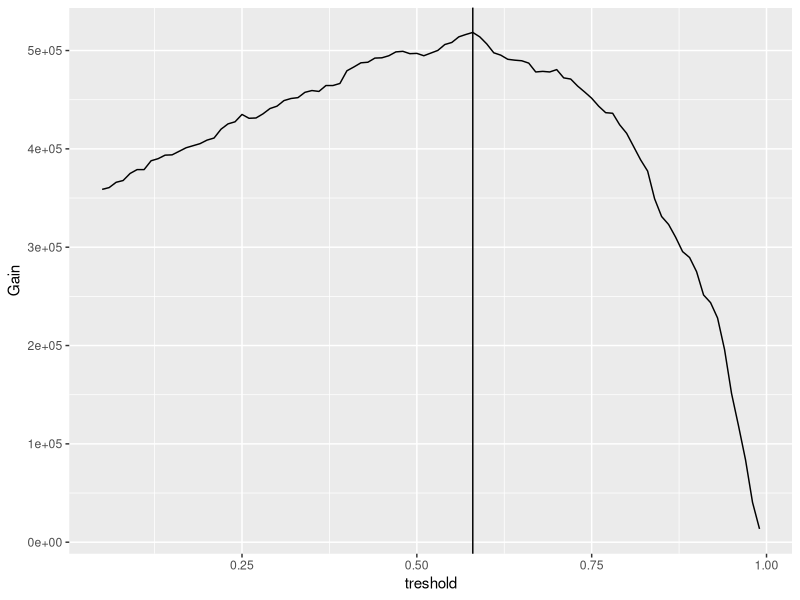

Recreate this plot in R.

library(caret)
library(ggplot2)
data("GermanCredit")

#testeer po reinstalacji gita

t.c<-trainControl(method = "repeatedcv", number = 5, repeats = 1)
in.train<-createDataPartition(y=GermanCredit$Class,p=0.7, list = FALSE)
train.data<-GermanCredit[in.train,]

m1<-glm(formula = Class~., data = train.data, family = binomial(link = "logit"))
m1<-step(m1, direction  = "both")

predicted.train<-stats::predict(m1,train.data, type = "response")

data2cutoff<-as.data.frame(cbind(train.data$Class, predicted.train))
data2cutoff$real<-ifelse(data2cutoff$V1==2,1,0)
data2cutoff<-data2cutoff[,-1]


score<-round(seq(min(data2cutoff$predicted.train),max(data2cutoff$predicted.train),0.01),2) ## sekwencja score co 1 pkt
score<-seq(0.05,0.99,0.01)

summary(data2cutoff)

df.tresholds<-data.frame(treshold=score,
               TP=0,
               FP=0,
               TN=0,
               FN=0,
               ACC=0,
               Gain=0
               )

####################################
data2cutoff$pred.cut<-0
conf.matrix<-matrix(0,2,2)

LGD<-0.6 # czesc straconego kapitalu
profit<-0.5 # marza na udzielonej pozyczce
pozyczka<-3000 # wartosc kapitalu w udzielonej pozyczce
for (i in score ){
s<-i  

for (j in 1: ncol(data2cutoff)) {
  data2cutoff$pred.cut<-ifelse(data2cutoff$predicted.train<s,0,1)
  }
  conf.matrix<-matrix(0,2,2)
  conf.matrix<-table(data2cutoff$real, data2cutoff$pred.cut)
  df.tresholds[df.tresholds$treshold==i,"ACC"]<-sum(diag(conf.matrix))/sum(conf.matrix)
  df.tresholds[df.tresholds$treshold==i,"TP"]<-conf.matrix[2,2]
  df.tresholds[df.tresholds$treshold==i,"TN"]<-conf.matrix[1,1]
  df.tresholds[df.tresholds$treshold==i,"FP"]<-conf.matrix[1,2]
  df.tresholds[df.tresholds$treshold==i,"FN"]<-conf.matrix[2,1]
  df.tresholds[df.tresholds$treshold==i,"Gain"]<-(conf.matrix[2,2]*pozyczka*profit)-(conf.matrix[1,2]*pozyczka*LGD)
}

(cut.point<-df.tresholds[which.max(df.tresholds$Gain),"treshold"])

ggplot(data=df.tresholds, aes(x=treshold, y=Gain))+geom_line()+geom_vline(xintercept = cut.point)

